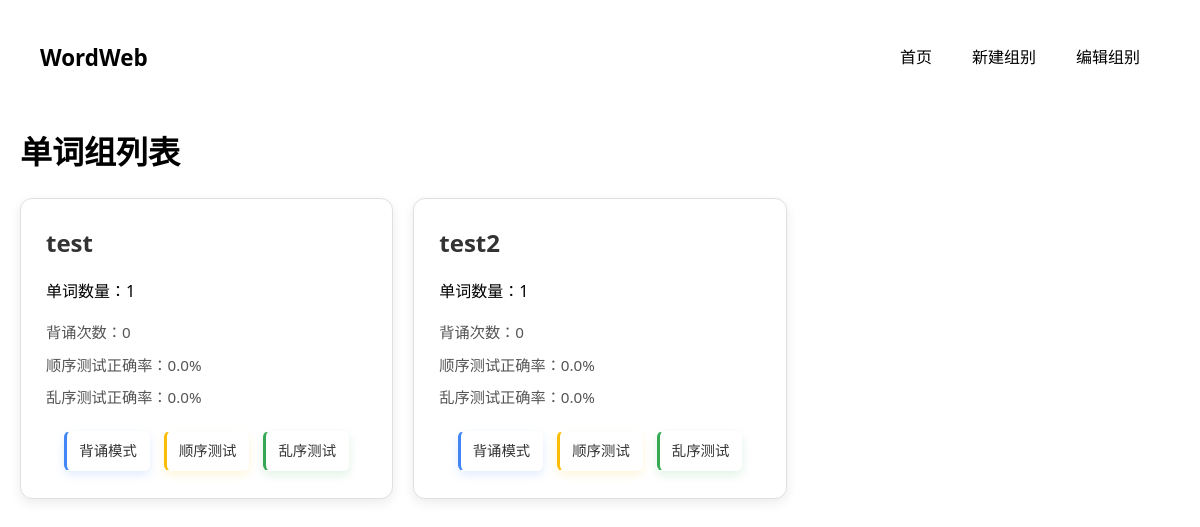
The page / on the database its author committed.
### app/models.py (models this page shows)
class WordGroup(db.Model):
    id = db.Column(db.Integer, primary_key=True)
    name = db.Column(db.String(100), unique=True, nullable=False)
    created_at = db.Column(db.DateTime, default=datetime.utcnow)
    order_index = db.Column(db.Integer, default=0)  # 添加排序字段
    words = db.relationship('Word', backref='group', lazy='dynamic', cascade='all, delete-orphan')
    stats = db.relationship('GroupStats', backref='group', uselist=False, cascade='all, delete-orphan')

class GroupStats(db.Model):
    id = db.Column(db.Integer, primary_key=True)
    group_id = db.Column(db.Integer, db.ForeignKey('word_group.id'), unique=True)
    study_count = db.Column(db.Integer, default=0)
    order_quiz_count = db.Column(db.Integer, default=0)
    random_quiz_count = db.Column(db.Integer, default=0)
    last_score = db.Column(db.Float, default=0.0)  # 顺序测试正确率
    random_last_score = db.Column(db.Float, default=0.0)  # 乱序测试正确率

### app/blueprints/main.py (the view)
@main_bp.route('/')
def index():
    groups = WordGroup.query.order_by(WordGroup.order_index, WordGroup.created_at).all()
    return render_template('index.html', groups=groups)

### app/templates/index.html (shortened to what this page needs)
{% extends "base.html" %}
{% block content %}
<h1>单词组列表</h1>
<div class="group-list">
    {% for group in groups %}
    <div class="group-card
        ">
        <h2>{{ group.name }}</h2>
        <p>单词数量：{{ group.words.count() }}</p>
        <div class="stats">
            <span>背诵次数：{{ group.stats.study_count }}</span>
            <span>顺序测试正确率：{{ "%.1f"|format(group.stats.last_score*100) }}%</span>
            <span>乱序测试正确率：{{ "%.1f"|format((group.stats.random_last_score or 0)*100) }}%</span>
        </div>
        <div class="actions">
            <a href="{{ url_for('practice.study_mode', group_id=group.id) }}" class="btn glass-btn study">背诵模式</a>
            <a href="{{ url_for('practice.quiz_mode', group_id=group.id, mode='order') }}" class="btn glass-btn order">顺序测试</a>
            <a href="{{ url_for('practice.quiz_mode', group_id=group.id, mode='random') }}" class="btn glass-btn random">乱序测试</a>
        </div>
    </div>
    {% endfor %}
</div>
{% endblock %}

### app/templates/base.html (shortened to what this page needs)
<!DOCTYPE html>
<html>
<head>
    <link rel="stylesheet" href="{{ url_for('static', filename='style.css') }}">
</head>
<body>
    <nav>
        <a href="{{ url_for('main.index') }}" class="brand">WordWeb</a>
        <div class="nav-links">
            <a href="{{ url_for('main.index') }}">首页</a>
            <a href="{{ url_for('groups.create_group') }}">新建组别</a>
            <a href="{{ url_for('groups.manage_groups') }}">编辑组别</a>
        </div>
    </nav>
    <div class="container">
        {% block content %}{% endblock %}
    </div>
</body>
</html>

### app/static/style.css (style rules this page uses)
body { font-family: 'Segoe UI', Tahoma, Geneva, Verdana, sans-serif; max-width: 1200px; margin: 0 auto; padding: 20px; line-height: 1.6; }
nav { background: #f8f9fa; padding: 15px; margin-bottom: 30px; border-radius: 5px; }
nav a { margin-right: 20px; text-decoration: none; color: #333; }
.group-list { display: grid; grid-template-columns: repeat(auto-fill, minmax(300px, 1fr)); gap: 20px; }
.group-card { background: #fff; border: 1px solid #ddd; border-radius: 8px; padding: 20px; box-shadow: 0 2px 4px rgba(0,0,0,0.1); }
.group-card h2 { margin-top: 0; color: #2c3e50; }
.stats span { display: block; margin: 5px 0; font-size: 0.9em; color: #666; }
.group-card { background: #fff; border-radius: 12px; padding: 25px; margin-bottom: 20px; box-shadow: 0 4px 12px rgba(0,0,0,0.08); border: 1px solid #e0e0e0; transition: transform 0.2s ease, box-shadow 0.2s ease; }
.group-card h2 { margin-top: 0; margin-bottom: 15px; color: #333; font-size: 1.5rem; }
.stats { margin: 15px 0; }
.stats span { display: block; margin: 8px 0; font-size: 0.95rem; color: #555; }
.actions { display: flex; flex-wrap: wrap; gap: 8px; margin-top: 15px; }
.btn { display: inline-block; padding: 10px 18px; margin: 5px; border: none; border-radius: 6px; box-shadow: 0 2px 4px rgba(0,0,0,0.2); text-decoration: none; text-align: center; font-weight: 500; font-size: 1rem; cursor: pointer; transition: all 0.3s ease; }
button.btn, a.btn { font-size: 1rem; font-family: inherit; line-height: 1.5; }
.group-card .btn { padding: 8px 12px; font-size: 0.9rem; margin: 3px; }
.group-card .actions { display: flex; flex-wrap: nowrap; justify-content: space-between; gap: 5px; margin-top: 15px; width: 100%; }
@media (min-width: 768px) { .group-list { grid-template-columns: repeat(auto-fill, minmax(350px, 1fr)); } }
.actions .btn { margin: 2px; }
nav { background: white; padding: 15px 20px; margin-bottom: 30px; border-radius: var(--border-radius); box-shadow: var(--card-shadow); display: flex; justify-content: space-between; align-items: center; }
nav .brand { font-size: 1.4rem; font-weight: bold; color: var(--primary-color); text-decoration: none; }
nav .nav-links { display: flex; gap: 20px; }
nav a { position: relative; margin-right: 20px; text-decoration: none; color: var(--medium-text); padding: 5px 0; font-weight: 500; transition: color var(--transition-speed); }
nav a::after { content: ''; position: absolute; bottom: 0; left: 0; width: 0; height: 2px; background-color: var(--primary-color); transition: width var(--transition-speed); }
.btn { display: inline-flex; align-items: center; justify-content: center; padding: 10px 20px; font-weight: 500; font-size: 1rem; border-radius: 6px; cursor: pointer; transition: all 0.2s ease; text-decoration: none; }
.glass-btn { background: rgba(255, 255, 255, 0.25); backdrop-filter: blur(10px); -webkit-backdrop-filter: blur(10px); border: 1px solid rgba(255, 255, 255, 0.3); box-shadow: 0 4px 6px rgba(0, 0, 0, 0.1), 0 1px 3px rgba(0, 0, 0, 0.08); color: rgba(0, 0, 0, 0.8); transition: all 0.3s ease; padding: 10px 15px; }
.glass-btn.study { border-left: 3px solid #4285f4; box-shadow: 0 4px 10px rgba(66, 133, 244, 0.15); }
.glass-btn.order { border-left: 3px solid #fbbc05; box-shadow: 0 4px 10px rgba(251, 188, 5, 0.15); }
.glass-btn.random { border-left: 3px solid #34a853; box-shadow: 0 4px 10px rgba(52, 168, 83, 0.15); }
.group-card .actions { justify-content: center; margin-top: 20px; gap: 10px; }

### rows shown on the page
WordGroup: name "test", words.count "1", stats.study_count "0"
GroupStats: group.stats.last_score*100 "0.0", (group.stats.random_last_scoreor0)*100 "0.0"
WordGroup: name "test2", words.count "1", stats.study_count "0"
GroupStats: group.stats.last_score*100 "0.0", (group.stats.random_last_scoreor0)*100 "0.0"
